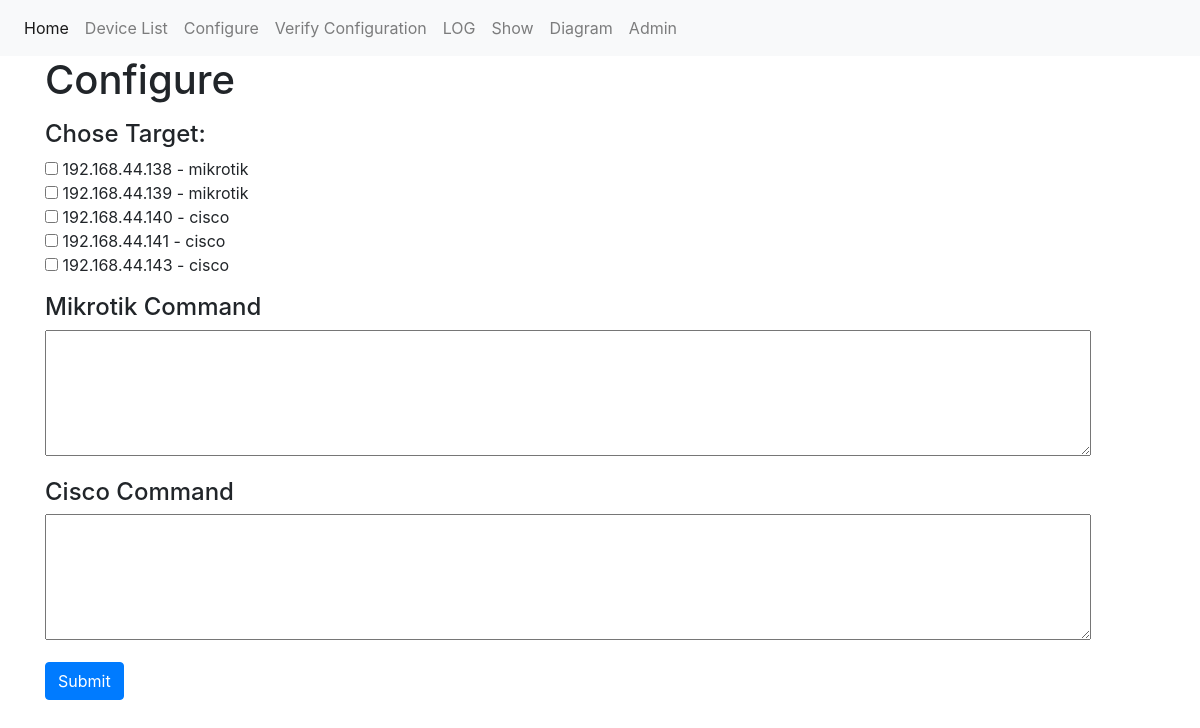
The app's page /config/ with its own data.
### network_automation/models.py (models this page shows, shortened)
class Device(models.Model):
    ip_address = models.CharField(max_length=255)
    hostname = models.CharField(max_length=255)
    username = models.CharField(max_length=255)
    password = models.CharField(max_length=255)
    ssh_port = models.IntegerField(default=22)
    VENDOR_CHOICES = (
        ('mikrotik', 'Mikrotik'),
        ('cisco', 'Cisco')
    )
    vendor = models.CharField(max_length=255, choices=VENDOR_CHOICES)

### network_automation/views.py (the view)
# urls.py: path('config/', views.configuration, name="configur"),
def configuration(request):
    if request.method == "POST":
        selected_device_id = request.POST.getlist('device')
        mikrotik_command = request.POST['mikrotik_command'].splitlines()
        cisco_command = request.POST['cisco_command'].splitlines()
        for x in selected_device_id:
            try:
                dev = get_object_or_404(Device, pk=x)
                ssh_client = paramiko.SSHClient()
                ssh_client.set_missing_host_key_policy(paramiko.AutoAddPolicy())
                ssh_client.connect(hostname=dev.ip_address, username=dev.username, password=dev.password)
                if dev.vendor.lower() == 'cisco':
                    conn = ssh_client.invoke_shell()
                    conn.send("conf t \n")
                    for cmd in cisco_command:
                        conn.send(cmd + "\n")
                        time.sleep(1)
                else:
                    for cmd in mikrotik_command:
                        ssh_client.exec_command(cmd)
                log = Log(target=dev.ip_address, action="Configure", status="Success", time=datetime.now(),messages='No Error')
                log.save()
            except Exception as e:
                log = Log(target = dev.ip_address, action = "Configure", status = "Error", time = datetime.now(), messages = e)
                log.save()
        return redirect('home')
    else:
        devices = Device.objects.all()
        context = {
            'devices': devices,
            'mode': 'Configure'
        }
        return render(request, 'config.html', context)

### templates/config.html (shortened to what this page needs)
{% extends 'base.html' %}
{% block body %}
<div class="container">
<h1>{{mode}}</h1>
    <form method="POST">
        <h4 class="mt-3">Chose Target:</h4>
        {% for device in devices %}
            <div><input type="checkbox" name="device" value="{{ device.id }}"> {{device.ip_address}} - {{device.vendor}}</div>
        {% endfor %}
        <h4 class="mt-3">Mikrotik Command</h4>
        <textarea class="from-cntrol" rows="5" cols="100" name="mikrotik_command"></textarea>
        <h4 class="mt-3">Cisco Command</h4>
        <textarea class="from-cntrol" rows="5" cols="100" name="cisco_command"></textarea>
        <button type="submit" class="mt-3 btn btn-primary">Submit</button>
    </form>
</div>
{% endblock %}

### records on screen
Device: ip_address "192.168.44.138", vendor "mikrotik"
Device: ip_address "192.168.44.139", vendor "mikrotik"
Device: ip_address "192.168.44.140", vendor "cisco"
Device: ip_address "192.168.44.141", vendor "cisco"
Device: ip_address "192.168.44.143", vendor "cisco"

### other values on screen
{{ mode }} "Configure"
